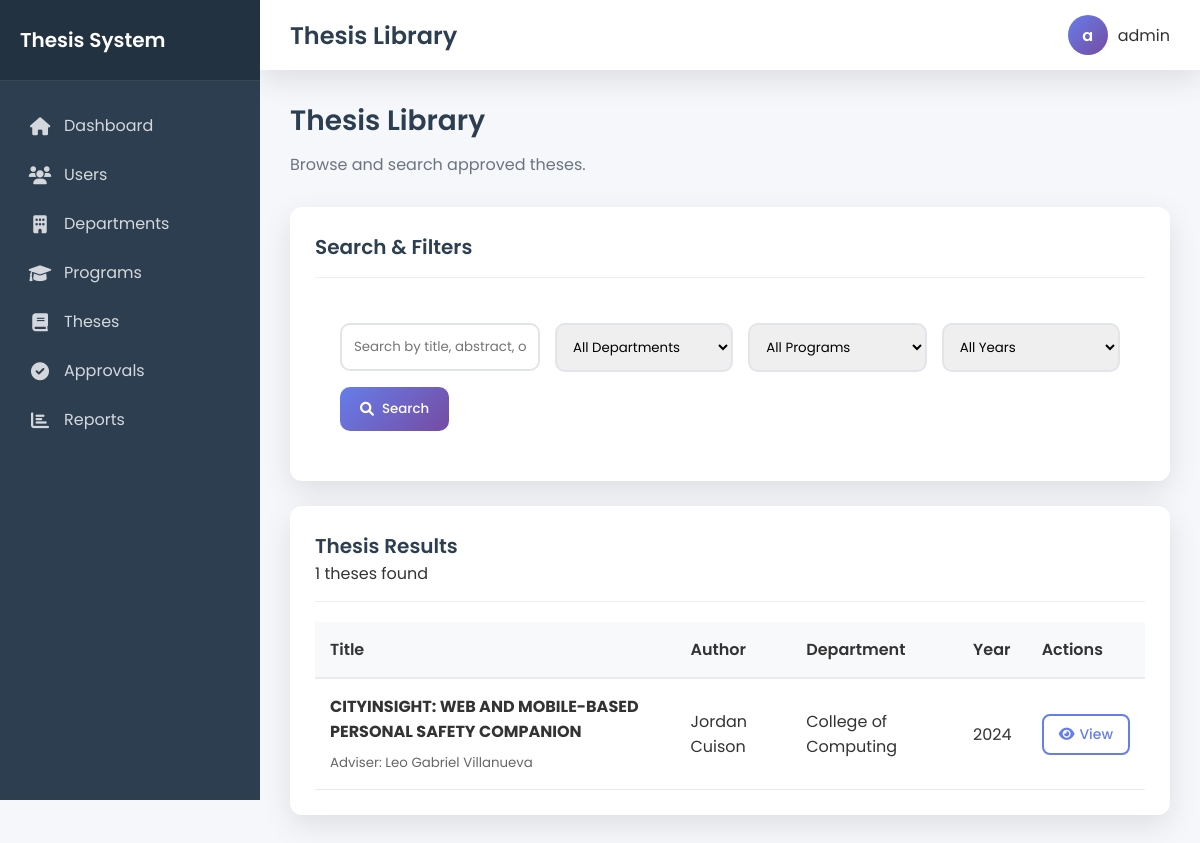
Screenshot of /theses.php (signed in) with the database file from the repository.
### tables this page shows
CREATE TABLE `theses` (
  `id` int(11) NOT NULL,
  `title` varchar(255) NOT NULL,
  `abstract` text NOT NULL,
  `keywords` text DEFAULT NULL,
  `author_id` int(11) NOT NULL,
  `adviser_id` int(11) DEFAULT NULL,
  `department_id` int(11) NOT NULL,
  `program_id` int(11) NOT NULL,
  `year` year(4) NOT NULL,
  `status` enum('draft','submitted','under_review','approved','rejected') DEFAULT 'draft',
  `submitted_at` timestamp NULL DEFAULT NULL,
  `approved_at` timestamp NULL DEFAULT NULL,
  `created_at` timestamp NOT NULL DEFAULT current_timestamp(),
  `updated_at` timestamp NOT NULL DEFAULT current_timestamp() ON UPDATE current_timestamp()
);

CREATE TABLE `users` (
  `id` int(11) NOT NULL,
  `username` varchar(50) NOT NULL,
  `email` varchar(100) NOT NULL,
  `password` varchar(255) NOT NULL,
  `role` enum('student','adviser','admin') NOT NULL,
  `first_name` varchar(50) NOT NULL,
  `last_name` varchar(50) NOT NULL,
  `middle_name` varchar(50) DEFAULT NULL,
  `student_id` varchar(20) DEFAULT NULL,
  `program_id` int(11) DEFAULT NULL,
  `profile_picture` varchar(255) DEFAULT NULL,
  `signature` varchar(255) DEFAULT NULL,
  `is_active` tinyint(1) DEFAULT 1,
  `last_login` timestamp NULL DEFAULT NULL,
  `created_at` timestamp NOT NULL DEFAULT current_timestamp(),
  `updated_at` timestamp NOT NULL DEFAULT current_timestamp() ON UPDATE current_timestamp()
);

CREATE TABLE `departments` (
  `id` int(11) NOT NULL,
  `name` varchar(100) NOT NULL,
  `description` text DEFAULT NULL,
  `created_at` timestamp NOT NULL DEFAULT current_timestamp(),
  `updated_at` timestamp NOT NULL DEFAULT current_timestamp() ON UPDATE current_timestamp()
);

### theses.php (the view, shortened to what this page needs)
<?php
require_once 'config/db.php';
$search = isset($_GET['search']) ? trim($_GET['search']) : '';
$whereClause = "WHERE t.status = 'approved'";
$params = [];
$stmt = $pdo->prepare("
    SELECT t.*, u.first_name as author_first_name, u.last_name as author_last_name,
           adv.first_name as adviser_first_name, adv.last_name as adviser_last_name,
           d.name as department_name, p.name as program_name
    FROM theses t
    LEFT JOIN users u ON t.author_id = u.id
    LEFT JOIN users adv ON t.adviser_id = adv.id
    LEFT JOIN departments d ON t.department_id = d.id
    LEFT JOIN programs p ON t.program_id = p.id
    $whereClause
    ORDER BY t.created_at DESC
");
$stmt->execute($params);
$theses = $stmt->fetchAll(PDO::FETCH_ASSOC);
?>
<div class="page-header">
    <h2>Thesis Library</h2>
    <p>Browse and search approved theses.</p>
</div>
<div class="card fade-in">
    <div class="card-header">
        <h3>Search & Filters</h3>
    </div>
    <div class="card-body" style="padding: 25px;">
        <form method="GET" style="display: flex; flex-wrap: wrap; gap: 15px;">
            <div class="form-group" style="flex: 1; min-width: 200px;">
                <input type="text" name="search" value="<?php echo htmlspecialchars($search); ?>" class="form-control" style="width: 100%; padding: 12px; border: 2px solid #e1e5e9; border-radius: 10px; font-family: 'Poppins', sans-serif;" placeholder="Search by title, abstract, or keywords">
            </div>
            <div class="form-group" style="flex: 1; min-width: 150px;">
                <select name="department_id" class="form-control" style="width: 100%; padding: 12px; border: 2px solid #e1e5e9; border-radius: 10px; font-family: 'Poppins', sans-serif;">
                    <option value="">All Departments</option>
                </select>
            </div>
            <div class="form-group" style="flex: 1; min-width: 150px;">
                <select name="program_id" class="form-control" style="width: 100%; padding: 12px; border: 2px solid #e1e5e9; border-radius: 10px; font-family: 'Poppins', sans-serif;">
                    <option value="">All Programs</option>
                </select>
            </div>
            <div class="form-group" style="flex: 1; min-width: 120px;">
                <select name="year" class="form-control" style="width: 100%; padding: 12px; border: 2px solid #e1e5e9; border-radius: 10px; font-family: 'Poppins', sans-serif;">
                    <option value="">All Years</option>
                </select>
            </div>
            <div class="form-group" style="display: flex; align-items: flex-end;">
                <button type="submit" class="btn btn-primary" style="padding: 12px 20px; border: none; border-radius: 10px; font-family: 'Poppins', sans-serif; font-weight: 500; cursor: pointer; background: linear-gradient(135deg, #667eea 0%, #764ba2 100%); color: white;">
                    <i class="fas fa-search"></i> Search
                </button>
            </div>
        </form>
    </div>
</div>
<div class="card fade-in">
    <div class="card-header">
        <h3>Thesis Results</h3>
        <p><?php echo count($theses); ?> theses found</p>
    </div>
    <?php if (count($theses) > 0): ?>
        <div class="table-responsive">
            <table class="table" style="width: 100%; border-collapse: collapse;">
                <thead>
                    <tr style="background: #f8f9fa; border-bottom: 2px solid #e9ecef;">
                        <th style="padding: 15px; text-align: left; font-weight: 600;">Title</th>
                        <th style="padding: 15px; text-align: left; font-weight: 600;">Author</th>
                        <th style="padding: 15px; text-align: left; font-weight: 600;">Department</th>
                        <th style="padding: 15px; text-align: left; font-weight: 600;">Year</th>
                        <th style="padding: 15px; text-align: left; font-weight: 600;">Actions</th>
                    </tr>
                </thead>
                <tbody>
                    <?php foreach ($theses as $thesis): ?>
                        <tr style="border-bottom: 1px solid #e9ecef;">
                            <td style="padding: 15px;">
                                <strong><?php echo htmlspecialchars($thesis['title']); ?></strong>
                                <div style="margin-top: 5px;">
                                    <small style="color: #666;">
                                        Adviser: <?php echo htmlspecialchars($thesis['adviser_first_name'] . ' ' . $thesis['adviser_last_name']); ?>
                                    </small>
                                </div>
                            </td>
                            <td style="padding: 15px;"><?php echo htmlspecialchars($thesis['author_first_name'] . ' ' . $thesis['author_last_name']); ?></td>
                            <td style="padding: 15px;"><?php echo htmlspecialchars($thesis['department_name']); ?></td>
                            <td style="padding: 15px;"><?php echo htmlspecialchars($thesis['year']); ?></td>
                            <td style="padding: 15px;">
                                <a href="view-public-thesis.php?id=<?php echo $thesis['id']; ?>" class="btn btn-outline" style="padding: 8px 15px; border: 2px solid #667eea; border-radius: 8px; color: #667eea; text-decoration: none; font-size: 14px; display: inline-flex; align-items: center; gap: 5px;">
                                    <i class="fas fa-eye"></i> View
                                </a>
                            </td>
                        </tr>
                    <?php endforeach; ?>
                </tbody>
            </table>
        </div>
    <?php endif; ?>
</div>
<?php
include 'views/shared/layout.php';
?>

### views/shared/layout.php (style rules this page uses)
:root { --primary-gradient: linear-gradient(135deg, #667eea 0%, #764ba2 100%); --secondary-gradient: linear-gradient(135deg, #f093fb 0%, #f5576c 100%); --success-gradient: linear-gradient(135deg, #43e97b 0%, #38f9d7 100%); --warning-gradient: linear-gradient(135deg, #ff9a9e 0%, #fecfef 100%); --dark: #2c3e50; --light: #f8f9fa; --gray: #6c757d; --border-radius: 12px; --box-shadow: 0 10px 30px rgba(0, 0, 0, 0.1); }
* { margin: 0; padding: 0; box-sizing: border-box; }
body { font-family: 'Poppins', sans-serif; background: #f5f7fa; color: #333; min-height: 100vh; }
.page-header { margin-bottom: 30px; }
.page-header h2 { font-size: 28px; font-weight: 600; color: var(--dark); margin: 0 0 10px 0; }
.page-header p { color: var(--gray); font-size: 16px; margin: 0; }
.card { background: white; border-radius: var(--border-radius); box-shadow: var(--box-shadow); padding: 25px; margin-bottom: 25px; transition: transform 0.3s ease; }
.card-header { border-bottom: 1px solid #eee; padding-bottom: 15px; margin-bottom: 20px; }
.card-header h3 { font-size: 20px; font-weight: 600; margin: 0; color: var(--dark); }
.btn { padding: 12px 20px; border: none; border-radius: var(--border-radius); font-family: 'Poppins', sans-serif; font-weight: 500; cursor: pointer; transition: all 0.3s ease; text-decoration: none; display: inline-flex; align-items: center; justify-content: center; gap: 8px; }
.btn i { font-size: 14px; }
.btn-primary { background: var(--primary-gradient); color: white; }
.btn-outline { background: transparent; border: 2px solid #667eea; color: #667eea; }
.fade-in { animation: fadeIn 0.6s ease-out; }

### rows the page displays
theses: title "CITYINSIGHT: WEB AND MOBILE-BASED PERSONAL SAFETY COMPANION", adviser.last_name "Leo Gabriel Villanueva", author.last_name "Jordan Cuison", department.name "College of Computing", year "2024"

### other values shown
$item['title'] "Dashboard"
$item['title'] "Users"
$item['title'] "Departments"
$item['title'] "Programs"
$item['title'] "Theses"
$item['title'] "Approvals"
$item['title'] "Reports"
$title "Thesis Library"
substr($_SESSION['username'], 0, 1) "a"
$_SESSION['username'] "admin"
count($theses) "1"
